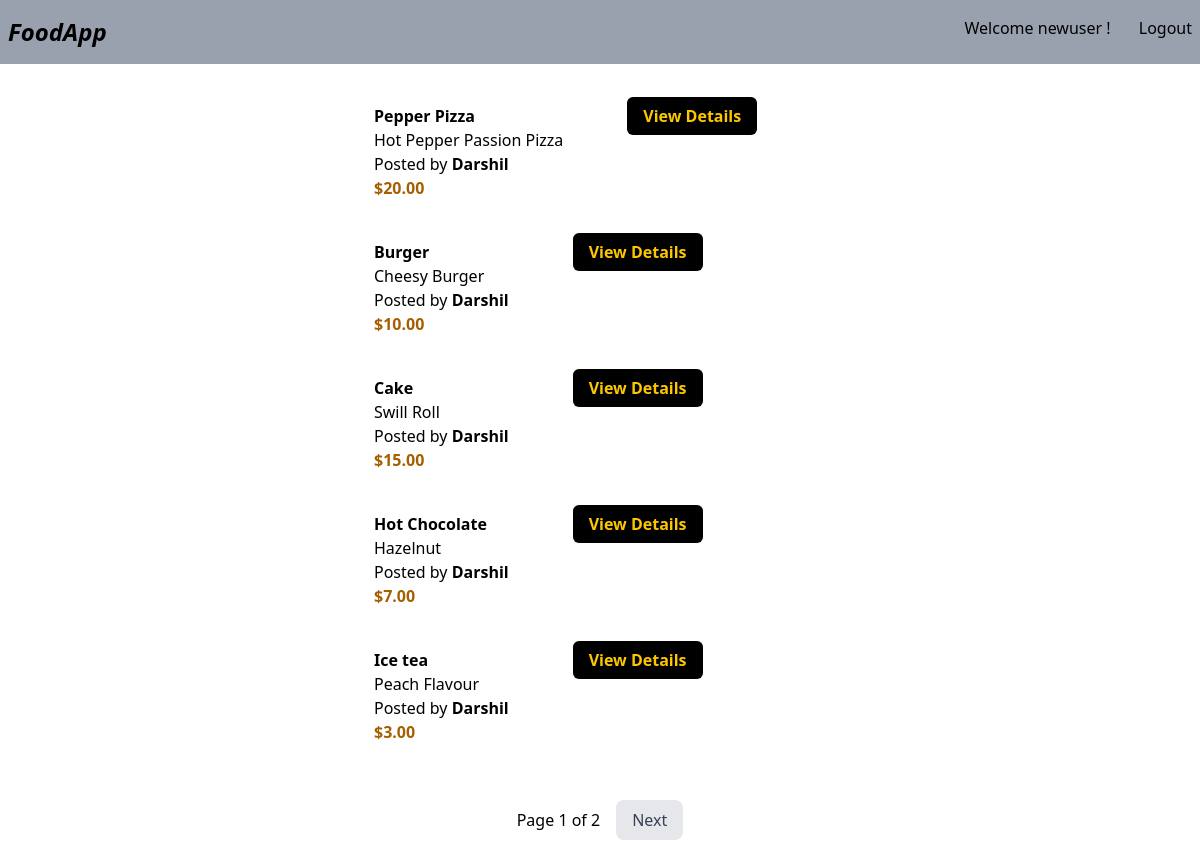
/myapp/ (signed in), run on the app's committed database.
### myapp/models.py (models this page shows, shortened)
class Item(models.Model):
    class Meta:
        indexes = [models.Index(fields = ['user_name','item_price'])]
    user_name = models.ForeignKey(User, on_delete=models.CASCADE, default=1)
    item_name = models.CharField(max_length=200, db_index=True)
    item_desc = models.CharField()
    item_price = models.DecimalField(max_digits=6, decimal_places=2, db_index=True)
    item_image = models.URLField(max_length=500, default='https://www.svgrepo.com/show/66980/fast-food-placeholder.svg')
    is_available = models.BooleanField(default=True)
    created_at = models.DateTimeField(auto_now_add=True)
    is_deleted = models.BooleanField(default=False)
    deleted_at = models.DateTimeField(blank=True, null=True) #Saves timestamp of when deleted
    objects = ItemManager()
    all_objects = models.Manager()

### myapp/views.py (the view)
# urls.py: path('',views.index, name='index'),
@login_required()
def index(request):
    item_list = Item.objects.all()
    paginator = Paginator(item_list, 5)
    page_number = request.GET.get("page")
    page_obj = paginator.get_page(page_number)
    context = {'page_obj':page_obj}
    return render(request, "myapp/index.html", context)

### myapp/managers.py (called while the page is built)
    def get_queryset(self):
        return super().get_queryset().filter(is_deleted=False)

### myapp/templates/myapp/index.html (shortened to what this page needs)
{% extends 'myapp/base.html' %}
{% block body %}
<div>
    {% for item in page_obj %}
        <div class="m-10 flex mx-auto w-3/4">
            <div>
            </div>
            <div class="mx-16">
                <div class="font-bold">{{item.item_name}}</div>
                <div>{{item.item_desc}}</div>
                <div>Posted by <b>{{item.user_name}}</b></div>
                <div class="text-yellow-700 font-bold">${{item.item_price}}</div>
            </div>
            <div ><a class="bg-black text-yellow-400 font-bold px-4 py-2 rounded-md" href="{% url 'myapp:detail' item.id %}">View Details</a></div>
        </div>
    {% endfor %}
</div>
<div class="flex items-center justify-center space-x-4 py-4">
    <span>Page {{page_obj.number}} of {{page_obj.paginator.num_pages}}</span>
    {% if page_obj.has_next %}
        <a href="?page={{page_obj.next_page_number}}" class="px-4 py-2 rounded-lg bg-gray-200 text-gray-700 hover:bg-gray-300 transition">Next</a>
    {% endif %}
</div>
{% endblock %}

### myapp/templates/myapp/base.html (shortened to what this page needs)
<!doctype html>
<html lang="en">
  <head>
    <script src="https://cdn.jsdelivr.net/npm/@tailwindcss/browser@4"></script>
  </head>
  <body>
    <nav class="bg-gray-400">
      <div class="flex justify-between px-2 py-4">
        <a href="" class="font-bold italic text-2xl">FoodApp</a>
        <div class="space-x-6">
          <a href="{% url 'profile' %}">Welcome {{user.username}} !</a>
          {% if user.is_authenticated %}
            <a href="{% url 'logout' %}">Logout</a>
          {% else %}
            <a href="{% url 'login' %}">Login</a>
          {% endif %}
        </div>
      </div>
    </nav>
    {% block body %}
    {% endblock %}
  </body>
</html>

### data on the page
Item: item_name "Pepper Pizza", item_desc "Hot Pepper Passion Pizza", user_name "Darshil", item_price "20.00"
Item: item_name "Burger", item_desc "Cheesy Burger", user_name "Darshil", item_price "10.00"
Item: item_name "Cake", item_desc "Swill Roll", user_name "Darshil", item_price "15.00"
Item: item_name "Hot Chocolate", item_desc "Hazelnut", user_name "Darshil", item_price "7.00"
Item: item_name "Ice tea", item_desc "Peach Flavour", user_name "Darshil", item_price "3.00"

### other printed values
{{ user.username }} "newuser"
{{ page_obj.number }} "1"
{{ page_obj.paginator.num_pages }} "2"
